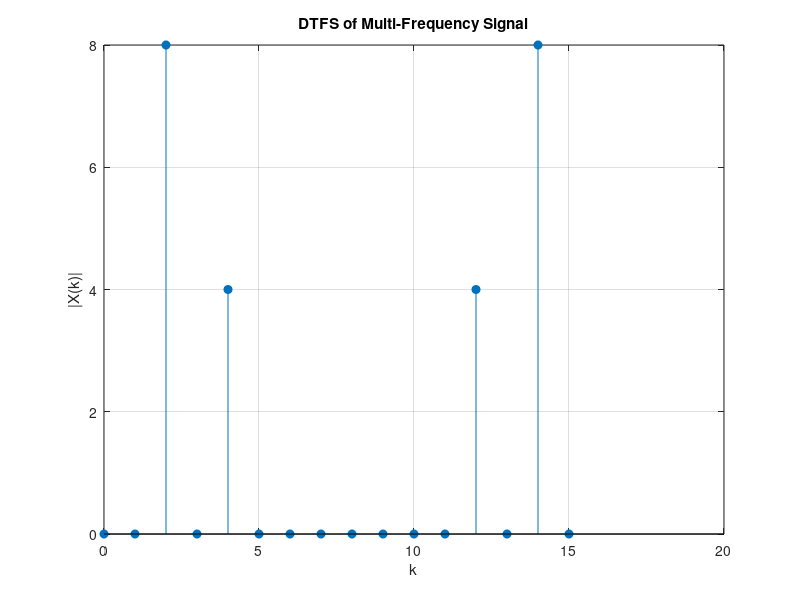

Recreate this plot in MATLAB.
clc; clear; close all;

N = 16;
n = 0:N-1;

% Multi-frequency signal
x = cos(2*pi*2*n/N) + 0.5*cos(2*pi*4*n/N);

X = fft(x);

figure;
stem(0:N-1, abs(X), 'filled');
title('DTFS of Multi-Frequency Signal');
xlabel('k');
ylabel('|X(k)|');
grid on;
